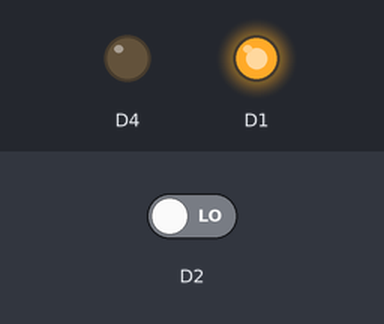
Bench run of a sketch on a simulated ESP8266 (NodeMCU). On the bench: output pins drawn as LEDs (lit = HIGH). Inputs (shaded band) come from the test bench; at power-on: D2 LOW.

Above: at 0.1 s.
At 0.7 s:
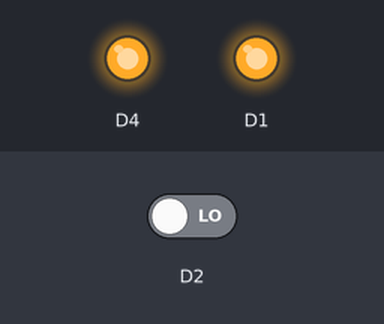
At 1.1 s:
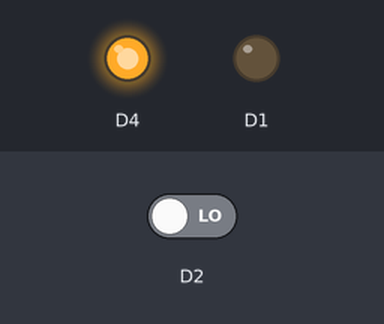
Timing chart, 0 to 2.6 s (numbered marks = the images above):
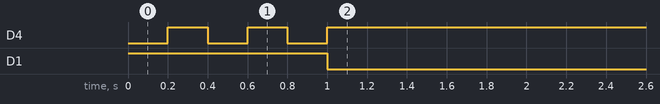

Measured:
- by itself, D1: HIGH → LOW at 1.0 s

The sketch:

pump_button_only.ino
```cpp
// #define DEBUG

bool button_pressed = 0;

void setup() {
  pinMode(D2, INPUT);
  pinMode(D1, OUTPUT);
  pinMode(D4, OUTPUT);
  digitalWrite(D1, HIGH);
  digitalWrite(D4, HIGH);

#ifdef DEBUG
  Serial.begin(115200);
  Serial.setTimeout(2000);

  while(!Serial) { }
#endif

  digitalWrite(D4, LOW);
  delay(200);
  digitalWrite(D4, HIGH);
  delay(200);
  digitalWrite(D4, LOW);
  delay(200);
  digitalWrite(D4, HIGH);
  delay(200);
  digitalWrite(D4, LOW);
  delay(200);
  digitalWrite(D4, HIGH);
}

void loop()
{
  button_pressed = !digitalRead(D2);

  if(button_pressed)
  {

#ifdef DEBUG
  Serial.println("Started pumping");
#endif

    digitalWrite(D1, LOW);

    while(button_pressed)
    {
      delay(100);
      button_pressed = !digitalRead(D2);
    }

    digitalWrite(D1, HIGH);

#ifdef DEBUG
  Serial.println("Finished pumping");
#endif
  }

  delay(100);
}
```
